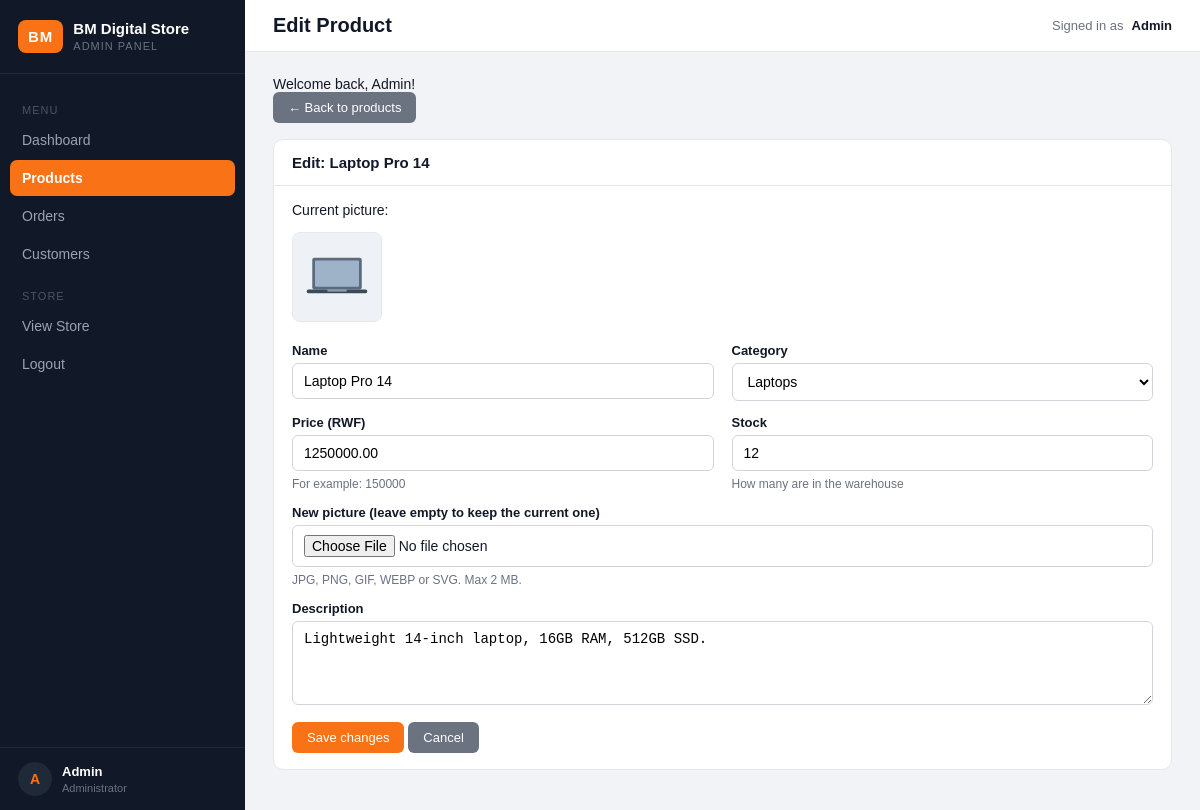
Page /admin/edit_product.php?id=1 (signed in) on the committed database.
### tables this page shows
CREATE TABLE products (
    id          INT AUTO_INCREMENT PRIMARY KEY,
    category_id INT DEFAULT NULL,
    name        VARCHAR(150) NOT NULL,
    description TEXT,
    price       DECIMAL(10,2) NOT NULL DEFAULT 0.00,
    stock       INT NOT NULL DEFAULT 0,
    image       VARCHAR(255) DEFAULT NULL,   
    created_at  TIMESTAMP DEFAULT CURRENT_TIMESTAMP,
    FOREIGN KEY (category_id) REFERENCES categories(id) ON DELETE SET NULL
);

CREATE TABLE categories (
    id   INT AUTO_INCREMENT PRIMARY KEY,
    name VARCHAR(100) NOT NULL
);

### admin/edit_product.php (the view, shortened to what this page needs)
<?php
require_once __DIR__ . '/includes/header.php';
$id = isset($_GET['id']) ? (int) $_GET['id'] : 0;
$product = get_row("SELECT * FROM products WHERE id = " . $id);
$categories = get_all("SELECT * FROM categories ORDER BY name");
?>
<div class="toolbar">
    <a class="btn gray" href="products.php">&larr; Back to products</a>
</div>
<div class="panel">
    <div class="panel-head"><h2>Edit: <?php echo e($product['name']); ?></h2></div>
    <div class="panel-body">
        <p style="margin-top:0;">Current picture:</p>
        <img class="preview" src="../<?php echo e(product_image($product['image'])); ?>" alt="">
        <form method="post" action="edit_product.php?id=<?php echo (int) $id; ?>" enctype="multipart/form-data">
            <div class="form-grid">
                <div>
                    <label for="name">Name</label>
                    <input type="text" id="name" name="name" value="<?php echo e($product['name']); ?>">
                </div>
                <div>
                    <label for="category_id">Category</label>
                    <select id="category_id" name="category_id">
                        <?php foreach ($categories as $cat): ?>
                            <option value="<?php echo (int) $cat['id']; ?>"
                                <?php echo (int) $cat['id'] === (int) $product['category_id'] ? 'selected' : ''; ?>>
                                <?php echo e($cat['name']); ?>
                            </option>
                        <?php endforeach; ?>
                    </select>
                </div>
                <div>
                    <label for="price">Price (RWF)</label>
                    <input type="text" id="price" name="price" value="<?php echo e($product['price']); ?>">
                    <p class="hint">For example: 150000</p>
                </div>
                <div>
                    <label for="stock">Stock</label>
                    <input type="number" id="stock" name="stock" value="<?php echo (int) $product['stock']; ?>">
                    <p class="hint">How many are in the warehouse</p>
                </div>
            </div>
            <label for="image">New picture (leave empty to keep the current one)</label>
            <input type="file" id="image" name="image" accept=".jpg,.jpeg,.png,.gif,.webp,.svg">
            <p class="hint">JPG, PNG, GIF, WEBP or SVG. Max 2 MB.</p>
            <label for="description">Description</label>
            <textarea id="description" name="description" rows="4"><?php echo e($product['description']); ?></textarea>
            <button class="btn" type="submit">Save changes</button>
            <a class="btn gray" href="products.php">Cancel</a>
        </form>
    </div>
</div>
<?php require_once __DIR__ . '/includes/footer.php'; ?>

### assets/admin.css (style rules this page uses)
:root { --side: #111827; --side-soft: #1f2937; --side-text: #9ca3af; --brand: #f97316; --green: #16a34a; --blue: #2563eb; --red: #dc2626; --amber: #d97706; --bg: #f1f3f6; --line: #e5e7eb; --ink: #111827; }
* { box-sizing: border-box; }
body { margin: 0; font-family: Arial, Helvetica, sans-serif; background: var(--bg); color: var(--ink); font-size: 14px; }
.panel { background: #fff; border: 1px solid var(--line); border-radius: 10px; overflow: hidden; }
.panel-head { padding: 14px 18px; border-bottom: 1px solid var(--line); display: flex; justify-content: space-between; align-items: center; }
.panel-head h2 { margin: 0; font-size: 15px; }
.panel-body { padding: 16px 18px; }
.btn { display: inline-block; background: var(--brand); color: #fff; border: none; padding: 8px 15px; border-radius: 6px; cursor: pointer; text-decoration: none; font-size: 13px; }
.btn.gray { background: #6b7280; }
input[type=text], input[type=email], input[type=password], input[type=number], input[type=file], textarea, select { width: 100%; padding: 9px 11px; margin-bottom: 14px; border: 1px solid #d1d5db; border-radius: 6px; font-size: 14px; background: #fff; }
label { font-size: 13px; font-weight: bold; display: block; margin-bottom: 5px; }
.form-grid { display: grid; grid-template-columns: 1fr 1fr; gap: 0 18px; }
.hint { font-size: 12px; color: #6b7280; margin: -8px 0 14px; }
.preview { width: 90px; height: 90px; object-fit: contain; background: #f9fafb; border: 1px solid var(--line); border-radius: 8px; margin: 0 0 18px; }
.toolbar { display: flex; justify-content: space-between; align-items: center; gap: 12px; margin-bottom: 16px; flex-wrap: wrap; }

### rows in the picture
products: name "Laptop Pro 14", image (picture), category_id "Laptops", price "1250000.00", stock "12", description "Lightweight 14-inch laptop, 16GB RAM, 512GB SSD."

### other values in the picture
$first_letter "A"
$admin_name "Admin"
$page_title "Edit Product"
$_SESSION['flash'] "Welcome back, Admin!"
